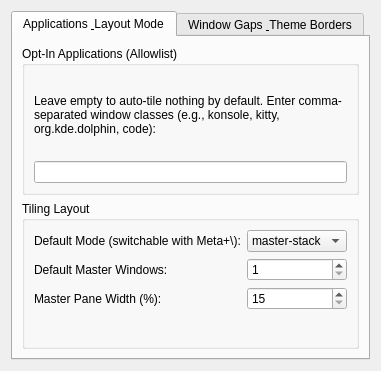
<?xml version="1.0" encoding="UTF-8"?>
<ui version="4.0">
 <class>SelectiveTilerConfig</class>
 <widget class="QWidget" name="SelectiveTilerConfig">
  <layout class="QVBoxLayout" name="mainLayout">
   <item>
    <widget class="QTabWidget" name="tabWidget">
     
     <!-- TAB 1: APPLICATIONS & LAYOUT -->
     <widget class="QWidget" name="tabGeneral">
      <attribute name="title">
       <string>Applications &amp; Layout Mode</string>
      </attribute>
      <layout class="QVBoxLayout" name="generalLayout">
       <item>
        <widget class="QGroupBox" name="appsGroup">
         <property name="title">
          <string>Opt-In Applications (Allowlist)</string>
         </property>
         <layout class="QVBoxLayout" name="appsInner">
          <item>
           <widget class="QLabel" name="appsHint">
            <property name="text">
             <string>Leave empty to auto-tile nothing by default. Enter comma-separated window classes (e.g., konsole, kitty, org.kde.dolphin, code):</string>
            </property>
            <property name="wordWrap">
             <bool>true</bool>
            </property>
           </widget>
          </item>
          <item>
           <widget class="QLineEdit" name="kcfg_TiledApps"/>
          </item>
         </layout>
        </widget>
       </item>

       <item>
        <widget class="QGroupBox" name="layoutGroup">
         <property name="title">
          <string>Tiling Layout</string>
         </property>
         <layout class="QFormLayout" name="layoutForm">
          <item row="0" column="0">
           <widget class="QLabel" name="defaultLayoutLabel">
            <property name="text">
             <string>Default Mode (switchable with Meta+\):</string>
            </property>
           </widget>
          </item>
          <item row="0" column="1">
           <widget class="QComboBox" name="kcfg_DefaultLayout">
            <item>
             <property name="text">
              <string>master-stack</string>
             </property>
            </item>
            <item>
             <property name="text">
              <string>dwindle</string>
             </property>
            </item>
           </widget>
          </item>
          <item row="1" column="0">
           <widget class="QLabel" name="defaultMastersLabel">
            <property name="text">
             <string>Default Master Windows:</string>
            </property>
           </widget>
          </item>
          <item row="1" column="1">
           <widget class="QSpinBox" name="kcfg_DefaultMasterCount">
            <property name="minimum">
             <number>1</number>
            </property>
            <property name="maximum">
             <number>10</number>
            </property>
           </widget>
          </item>
          <item row="2" column="0">
           <widget class="QLabel" name="masterRatioLabel">
            <property name="text">
             <string>Master Pane Width (%):</string>
            </property>
           </widget>
          </item>
          <item row="2" column="1">
           <widget class="QSpinBox" name="kcfg_MasterRatioPercent">
            <property name="minimum">
             <number>15</number>
            </property>
            <property name="maximum">
             <number>85</number>
            </property>
           </widget>
          </item>
         </layout>
        </widget>
       </item>
      </layout>
     </widget>

     <!-- TAB 2: GAPS & BORDERS -->
     <widget class="QWidget" name="tabGapsBorders">
      <attribute name="title">
       <string>Window Gaps &amp; Theme Borders</string>
      </attribute>
      <layout class="QVBoxLayout" name="gapsBordersLayout">
       <item>
        <widget class="QGroupBox" name="gapsGroup">
         <property name="title">
          <string>Window Gaps (px)</string>
         </property>
         <layout class="QFormLayout" name="gapsForm">
          <item row="0" column="0">
           <widget class="QLabel" name="innerGapLabel">
            <property name="text">
             <string>Inner Gap (Between Windows):</string>
            </property>
           </widget>
          </item>
          <item row="0" column="1">
           <widget class="QSpinBox" name="kcfg_InnerGap">
            <property name="maximum">
             <number>100</number>
            </property>
           </widget>
          </item>
          <item row="1" column="0">
           <widget class="QLabel" name="outerTopLabel">
            <property name="text">
             <string>Outer Top Gap:</string>
            </property>
           </widget>
          </item>
          <item row="1" column="1">
           <widget class="QSpinBox" name="kcfg_OuterGapTop">
            <property name="maximum">
             <number>200</number>
            </property>
           </widget>
          </item>
          <item row="2" column="0">
           <widget class="QLabel" name="outerBottomLabel">
            <property name="text">
             <string>Outer Bottom Gap:</string>
            </property>
           </widget>
          </item>
          <item row="2" column="1">
           <widget class="QSpinBox" name="kcfg_OuterGapBottom">
            <property name="maximum">
             <number>200</number>
            </property>
           </widget>
          </item>
          <item row="3" column="0">
           <widget class="QLabel" name="outerLeftLabel">
            <property name="text">
             <string>Outer Left Gap:</string>
            </property>
           </widget>
          </item>
          <item row="3" column="1">
           <widget class="QSpinBox" name="kcfg_OuterGapLeft">
            <property name="maximum">
             <number>200</number>
            </property>
           </widget>
          </item>
          <item row="4" column="0">
           <widget class="QLabel" name="outerRightLabel">
            <property name="text">
             <string>Outer Right Gap:</string>
            </property>
           </widget>
          </item>
          <item row="4" column="1">
           <widget class="QSpinBox" name="kcfg_OuterGapRight">
            <property name="maximum">
             <number>200</number>
            </property>
           </widget>
          </item>
         </layout>
        </widget>
       </item>

       <item>
        <widget class="QGroupBox" name="bordersGroup">
         <property name="title">
          <string>Borders &amp; Plasma Theme Colors</string>
         </property>
         <layout class="QVBoxLayout" name="bordersVBox">
          <item>
           <layout class="QHBoxLayout" name="borderModeRow">
            <item>
             <widget class="QLabel" name="borderModeLabel">
              <property name="text">
               <string>Border Mode:</string>
              </property>
             </widget>
            </item>
            <item>
             <widget class="QComboBox" name="kcfg_BorderMode">
              <item>
               <property name="text">
                <string>theme</string>
               </property>
              </item>
              <item>
               <property name="text">
                <string>active</string>
               </property>
              </item>
              <item>
               <property name="text">
                <string>none</string>
               </property>
              </item>
             </widget>
            </item>
           </layout>
          </item>
          <item>
           <widget class="QCheckBox" name="kcfg_KeepBorderSingle">
            <property name="text">
             <string>Keep borders when only 1 tiled window is on screen</string>
            </property>
           </widget>
          </item>
          <item>
           <widget class="QCheckBox" name="kcfg_RestoreBorderFloat">
            <property name="text">
             <string>Restore original window borders when untiled/floated</string>
            </property>
           </widget>
          </item>
         </layout>
        </widget>
       </item>
      </layout>
     </widget>

    </widget>
   </item>
  </layout>
 </widget>
</ui>
